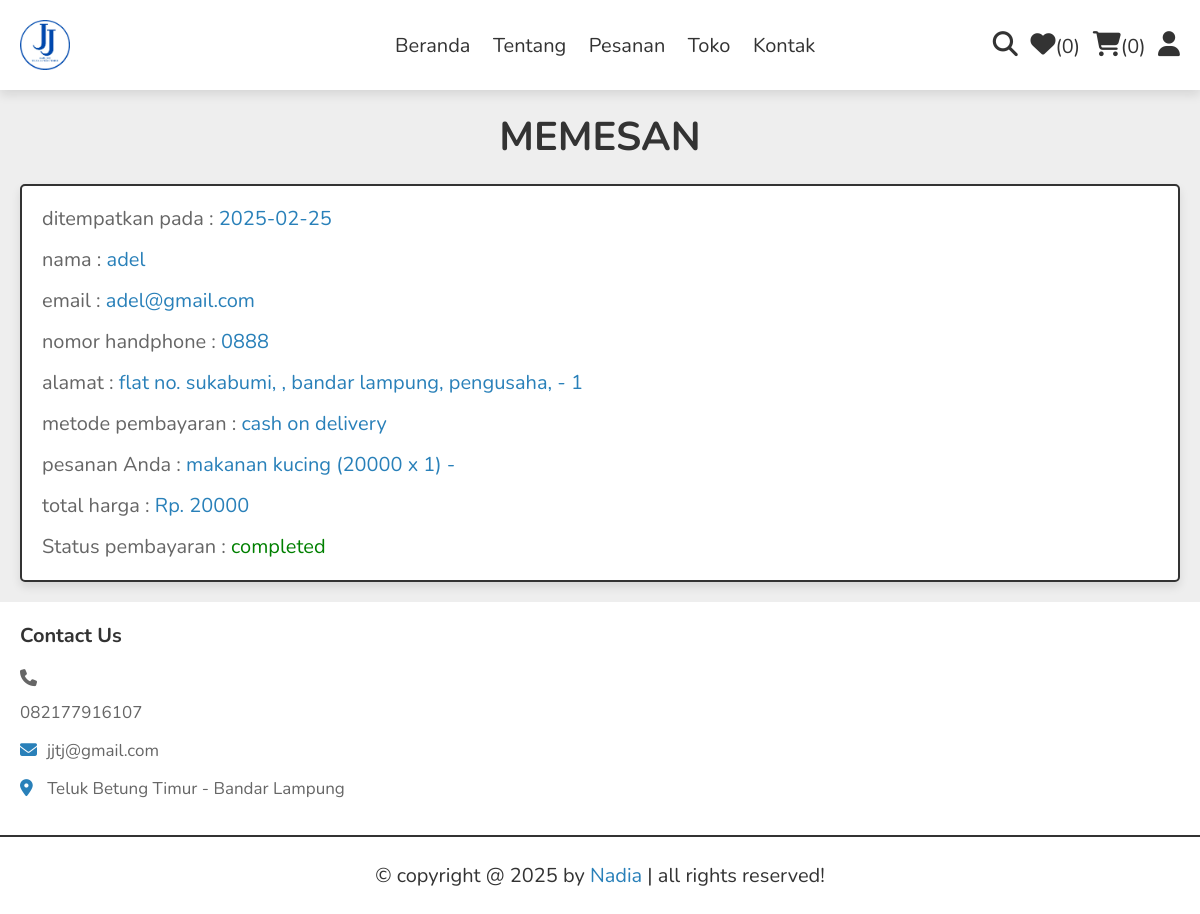
Screenshot of /orders.php (signed in) with the database file from the repository.
### tables this page shows
CREATE TABLE `orders` (
  `id` int(100) NOT NULL AUTO_INCREMENT,
  `user_id` int(100) NOT NULL,
  `name` varchar(20) NOT NULL,
  `number` varchar(10) NOT NULL,
  `email` varchar(50) NOT NULL,
  `method` varchar(50) NOT NULL,
  `address` varchar(500) NOT NULL,
  `total_products` varchar(1000) NOT NULL,
  `total_price` int(100) NOT NULL,
  `placed_on` date NOT NULL DEFAULT current_timestamp(),
  `payment_status` varchar(20) NOT NULL DEFAULT 'pending',
  PRIMARY KEY (`id`)
);

### orders.php (the view, shortened to what this page needs)
<?php
include 'components/connect.php';
if(isset($_SESSION['user_id'])){
   $user_id = $_SESSION['user_id'];
}else{
   $user_id = '';
};
?>
<!DOCTYPE html>
<html lang="en">
<head>
    <link rel="stylesheet" href="https://cdnjs.cloudflare.com/ajax/libs/font-awesome/6.1.1/css/all.min.css">
    <link rel="stylesheet" href="css/style.css">
</head>
<body>
    <?php include 'components/user_header.php'; ?>
    <section class="orders">
        <h1 class="heading">memesan</h1>
        <div class="box-container">
            <?php
      if($user_id == ''){
         echo '<p class="empty">silahkan login untuk melihat pesanan anda</p>';
      }else{
         $select_orders = $conn->prepare("SELECT * FROM `orders` WHERE user_id = ?");
         $select_orders->execute([$user_id]);
         if($select_orders->rowCount() > 0){
            while($fetch_orders = $select_orders->fetch(PDO::FETCH_ASSOC)){
   ?>
            <div class="box">
                <p>ditempatkan pada : <span><?= $fetch_orders['placed_on']; ?></span></p>
                <p>nama : <span><?= $fetch_orders['name']; ?></span></p>
                <p>email : <span><?= $fetch_orders['email']; ?></span></p>
                <p>nomor handphone : <span><?= $fetch_orders['number']; ?></span></p>
                <p>alamat : <span><?= $fetch_orders['address']; ?></span></p>
                <p>metode pembayaran : <span><?= $fetch_orders['method']; ?></span></p>
                <p>pesanan Anda : <span><?= $fetch_orders['total_products']; ?></span></p>
                <p>total harga : <span>Rp. <?= $fetch_orders['total_price']; ?></span></p>
                <p> Status pembayaran : <span
                        style="color:<?php if($fetch_orders['payment_status'] == 'pending'){ echo 'red'; }else{ echo 'green'; }; ?>"><?= $fetch_orders['payment_status']; ?></span>
                </p>
            </div>
            <?php
      }
      }else{
         echo '<p class="empty">belum ada pesanan!</p>';
      }
      }
   ?>
        </div>
    </section>
    <?php include 'components/footer.php'; ?>
</body>
</html>

### css/style.css (style rules this page uses)
:root { --main-color:#2980b9; --orange:#f39c12; --red:#e74c3c; --black:#333; --white:#fff; --light-color:#666; --light-bg:#eee; --border:.2rem solid var(--black); --box-shadow:0 .5rem 1rem rgba(0,0,0,.1); }
* { font-family: 'Nunito', sans-serif; margin:0; padding:0; box-sizing: border-box; outline: none; border:none; text-decoration: none; }
html { font-size: 62.5%; overflow-x: hidden; }
body { background-color: var(--light-bg); }
section { padding:2rem; max-width: 1200px; margin:0 auto; }
.heading { font-size: 4rem; color:var(--black); margin-bottom: 2rem; text-align: center; text-transform: uppercase; }
.orders .box-container { display: flex; flex-wrap: wrap; gap:1.5rem; align-items: flex-start; }
.orders .box-container .box { padding:1rem 2rem; flex:1 1 40rem; border:var(--border); background-color: var(--white); box-shadow: var(--box-shadow); border-radius: .5rem; }
.orders .box-container .box p { margin:.5rem 0; line-height: 1.8; font-size: 2rem; color:var(--light-color); }
.orders .box-container .box p span { color:var(--main-color); }

### rows the page displays
orders: placed_on "2025-02-25", name "adel", email "adel@gmail.com", number "0888", address "flat no. sukabumi, , bandar lampung, pengusaha, - 1", method "cash on delivery", total_products "makanan kucing (20000 x 1) -", total_price "20000", payment_status "completed"

### other values shown
$total_wishlist_counts "0"
$total_cart_counts "0"
